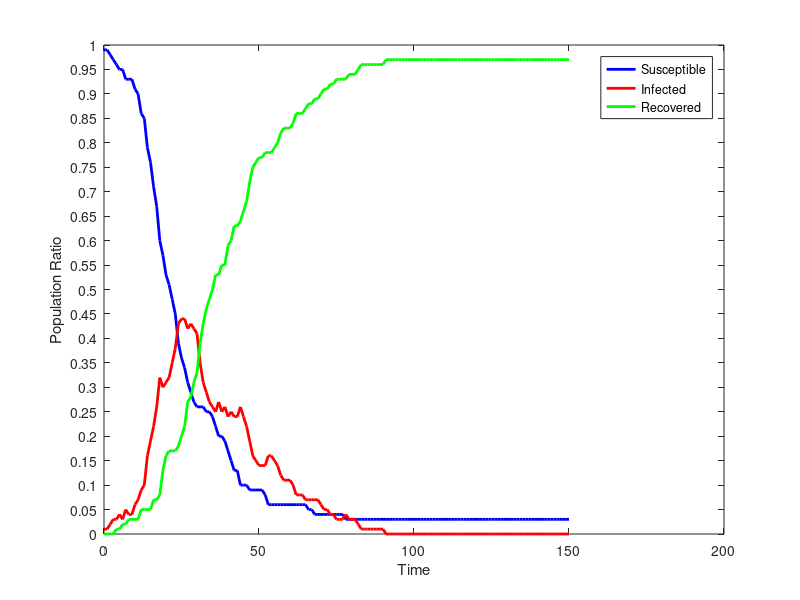

Write MATLAB code to recreate this figure.
dynamics = [
99.0,1.0,0.0;
99.0,1.0,0.0;
98.0,2.0,0.0;
97.0,3.0,0.0;
96.0,3.0,1.0;
95.0,4.0,1.0;
95.0,3.0,2.0;
93.0,5.0,2.0;
93.0,4.0,3.0;
93.0,4.0,3.0;
91.0,6.0,3.0;
90.0,7.0,3.0;
86.0,9.0,5.0;
85.0,10.0,5.0;
79.0,16.0,5.0;
76.0,19.0,5.0;
71.0,22.0,7.0;
67.0,26.0,7.0;
60.0,32.0,8.0;
57.0,30.0,13.0;
53.0,31.0,16.0;
51.0,32.0,17.0;
48.0,35.0,17.0;
45.0,38.0,17.0;
39.0,43.0,18.0;
36.0,44.0,20.0;
34.0,44.0,22.0;
31.0,42.0,27.0;
29.0,43.0,28.0;
27.0,42.0,31.0;
26.0,41.0,33.0;
26.0,35.0,39.0;
26.0,31.0,43.0;
25.0,29.0,46.0;
25.0,27.0,48.0;
24.0,26.0,50.0;
22.0,25.0,53.0;
20.0,27.0,53.0;
20.0,25.0,55.0;
19.0,26.0,55.0;
17.0,24.0,59.0;
15.0,25.0,60.0;
13.0,24.0,63.0;
13.0,24.0,63.0;
10.0,26.0,64.0;
10.0,24.0,66.0;
10.0,22.0,68.0;
9.0,19.0,72.0;
9.0,16.0,75.0;
9.0,15.0,76.0;
9.0,14.0,77.0;
9.0,14.0,77.0;
8.0,14.0,78.0;
6.0,16.0,78.0;
6.0,16.0,78.0;
6.0,15.0,79.0;
6.0,14.0,80.0;
6.0,12.0,82.0;
6.0,11.0,83.0;
6.0,11.0,83.0;
6.0,11.0,83.0;
6.0,10.0,84.0;
6.0,8.0,86.0;
6.0,8.0,86.0;
6.0,8.0,86.0;
6.0,7.0,87.0;
5.0,7.0,88.0;
5.0,7.0,88.0;
4.0,7.0,89.0;
4.0,7.0,89.0;
4.0,6.0,90.0;
4.0,5.0,91.0;
4.0,5.0,91.0;
4.0,4.0,92.0;
4.0,4.0,92.0;
4.0,3.0,93.0;
4.0,3.0,93.0;
4.0,3.0,93.0;
3.0,4.0,93.0;
3.0,3.0,94.0;
3.0,3.0,94.0;
3.0,3.0,94.0;
3.0,2.0,95.0;
3.0,1.0,96.0;
3.0,1.0,96.0;
3.0,1.0,96.0;
3.0,1.0,96.0;
3.0,1.0,96.0;
3.0,1.0,96.0;
3.0,1.0,96.0;
3.0,1.0,96.0;
3.0,0.0,97.0;
3.0,0.0,97.0;
3.0,0.0,97.0;
3.0,0.0,97.0;
3.0,0.0,97.0;
3.0,0.0,97.0;
3.0,0.0,97.0;
3.0,0.0,97.0;
3.0,0.0,97.0;
3.0,0.0,97.0;
3.0,0.0,97.0;
3.0,0.0,97.0;
3.0,0.0,97.0;
3.0,0.0,97.0;
3.0,0.0,97.0;
3.0,0.0,97.0;
3.0,0.0,97.0;
3.0,0.0,97.0;
3.0,0.0,97.0;
3.0,0.0,97.0;
3.0,0.0,97.0;
3.0,0.0,97.0;
3.0,0.0,97.0;
3.0,0.0,97.0;
3.0,0.0,97.0;
3.0,0.0,97.0;
3.0,0.0,97.0;
3.0,0.0,97.0;
3.0,0.0,97.0;
3.0,0.0,97.0;
3.0,0.0,97.0;
3.0,0.0,97.0;
3.0,0.0,97.0;
3.0,0.0,97.0;
3.0,0.0,97.0;
3.0,0.0,97.0;
3.0,0.0,97.0;
3.0,0.0,97.0;
3.0,0.0,97.0;
3.0,0.0,97.0;
3.0,0.0,97.0;
3.0,0.0,97.0;
3.0,0.0,97.0;
3.0,0.0,97.0;
3.0,0.0,97.0;
3.0,0.0,97.0;
3.0,0.0,97.0;
3.0,0.0,97.0;
3.0,0.0,97.0;
3.0,0.0,97.0;
3.0,0.0,97.0;
3.0,0.0,97.0;
3.0,0.0,97.0;
3.0,0.0,97.0;
3.0,0.0,97.0;
3.0,0.0,97.0;
3.0,0.0,97.0;
3.0,0.0,97.0;
3.0,0.0,97.0;
3.0,0.0,97.0;
];
susceptible = dynamics (:, 1);
infected = dynamics (:, 2);
recovered = dynamics (:, 3);
totalPopulation = susceptible(1) + infected(1) + recovered(1);
susceptibleRatio = susceptible ./ totalPopulation;
infectedRatio = infected ./ totalPopulation;
recoveredRatio = recovered ./ totalPopulation;
steps = length (susceptible);
indices = 0 : steps - 1;
figure
plot (indices, susceptibleRatio.', 'color', 'blue', 'linewidth', 2);
hold on
plot (indices, infectedRatio.', 'color', 'red', 'linewidth', 2);
hold on
plot (indices, recoveredRatio.', 'color', 'green', 'linewidth', 2);
set(gca,'YTick',0:0.05:1.0);
xlabel ('Time');
ylabel ('Population Ratio');
legend('Susceptible','Infected', 'Recovered');
